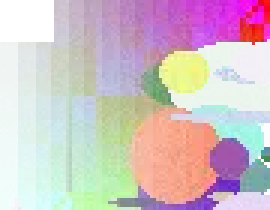
#> input picture tests/data/amigafmt/alph_c0_f0.webp, 90 x 70 px, given in place of r3_field_src.png, which was not available (shown 3 times larger); the run also reads 1 picture not shown here
$ python check_r3.py out.png
#> lines starting #> are read from the running program, lines starting #| are printed output that depends on the picture
#!/usr/bin/env python3
"""check_r3.py - independent checks of round 3's filters with Pillow and numpy.

Run after r3imagetest, with the folder it wrote to (its first argument, else $TMP, else /tmp):
    python3 tests/check_r3.py [folder]

- Field Blur with one pin blurs everything alike: r3_field_one.png must match Pillow's
  GaussianBlur of r3_field_src.png (sigma half the pin's radius of 8) away from the edges.
- Contextual Alternates and Fractions (GSUB lookups 5 and 6): the glyphs Easel's layout chose are
  worked out again from fontTools' reading of the font's tables (r3_gsub.txt).
- Lens Correction's perspective and angle are one homography: r3_lens_persp.txt holds where four
  corners of the result are taken from; numpy solves the projective map through them and Pillow's
  own perspective transform (bilinear) redoes the picture, which must match r3_lens_persp.png
  wherever both are covered.
"""
import os
import sys

import numpy as np
from PIL import Image, ImageFilter

out = sys.argv[1] if len(sys.argv) > 1 else (os.environ.get("TMP") or "/tmp")
tests = fails = 0


def ok(name, cond, detail=""):
    global tests, fails
    tests += 1
    if not cond:
        fails += 1
        print("FAIL", name, detail)


# Field Blur, one pin of radius 8 (sigma 4)
src = Image.open(os.path.join(out, "r3_field_src.png")).convert("RGB")
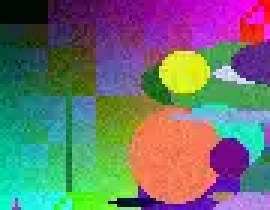
#> src: PIL image 90x70 RGB (shown 3 times larger); mean R, G, B 109.1, 114.8, 110.8
easel = np.asarray(Image.open(os.path.join(out, "r3_field_one.png")).convert("RGB"), dtype=float)
pil = np.asarray(src.filter(ImageFilter.GaussianBlur(4)), dtype=float)
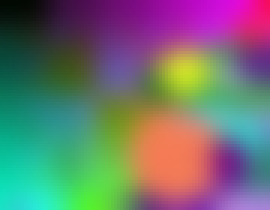
#> pil: shape (70, 90, 3) float64 (shown 3 times larger); mean R, G, B 109.2, 114.7, 111.1
inner = (slice(14, -14), slice(14, -14))
d = np.abs(easel[inner] - pil[inner])
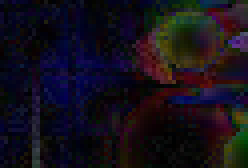
#> d: shape (42, 62, 3) float64 (shown 4 times larger); mean R, G, B 21, 15.7, 25.9
ok("Field Blur matches a Gaussian blur", d.mean() < 1.5 and np.percentile(d, 99) < 8, "mean %.2f p99 %.2f" % (d.mean(), np.percentile(d, 99)))
ok("and is blurred", np.abs(easel[inner] - np.asarray(src, dtype=float)[inner]).mean() > 3)

# Lens Correction: perspective and angle as Pillow's PERSPECTIVE transform
#> (the run stopped early here; a loop or call above may not have finished)
